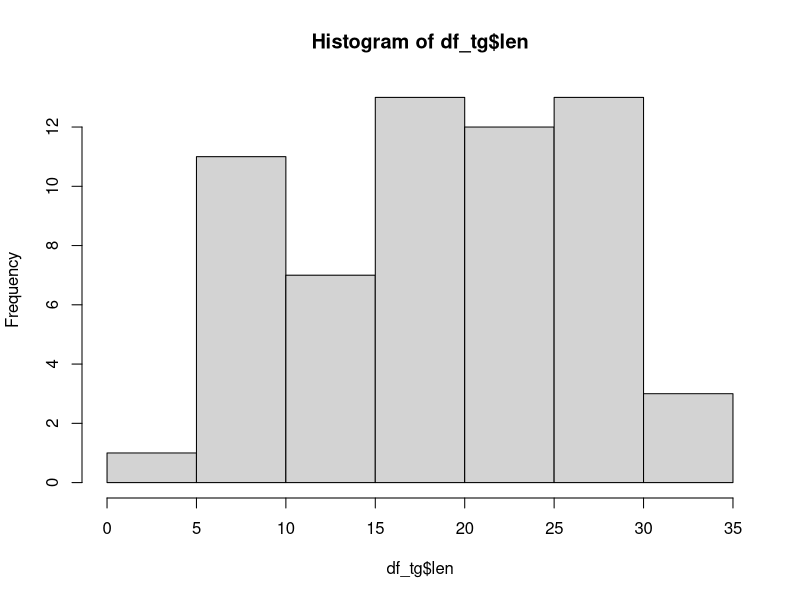
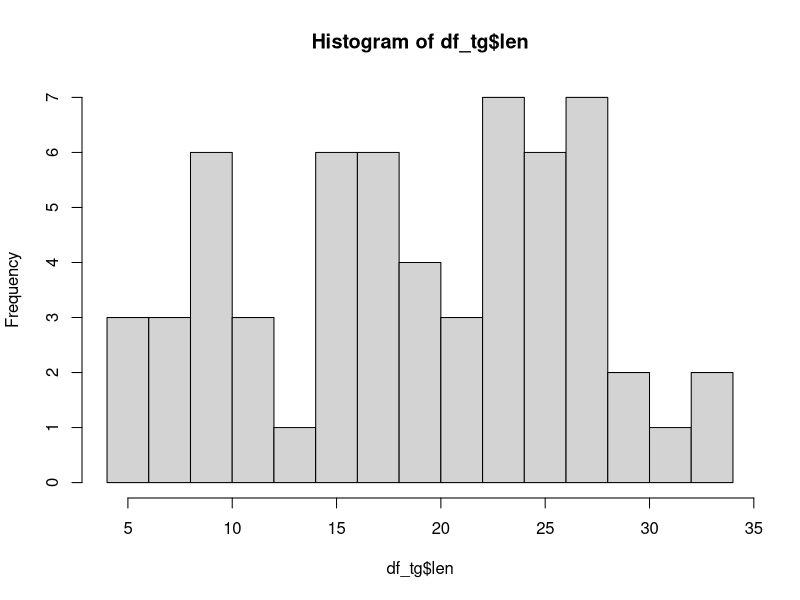
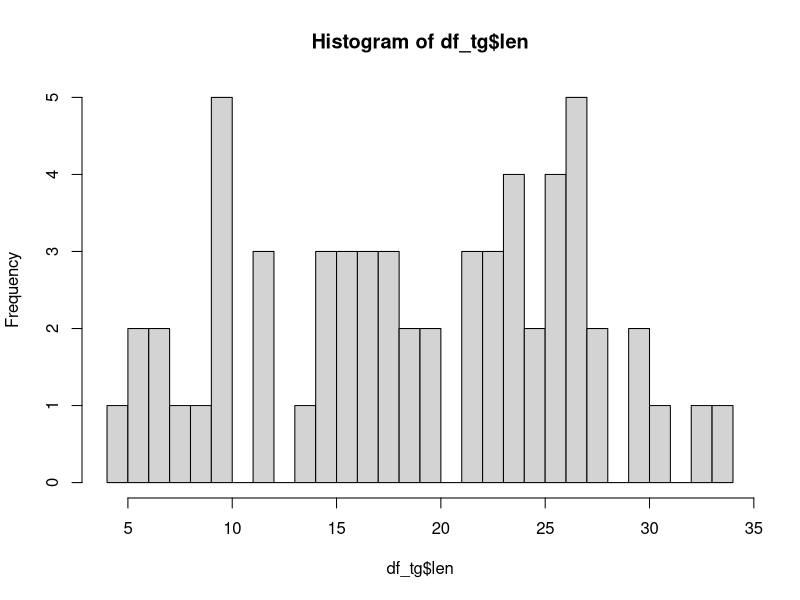
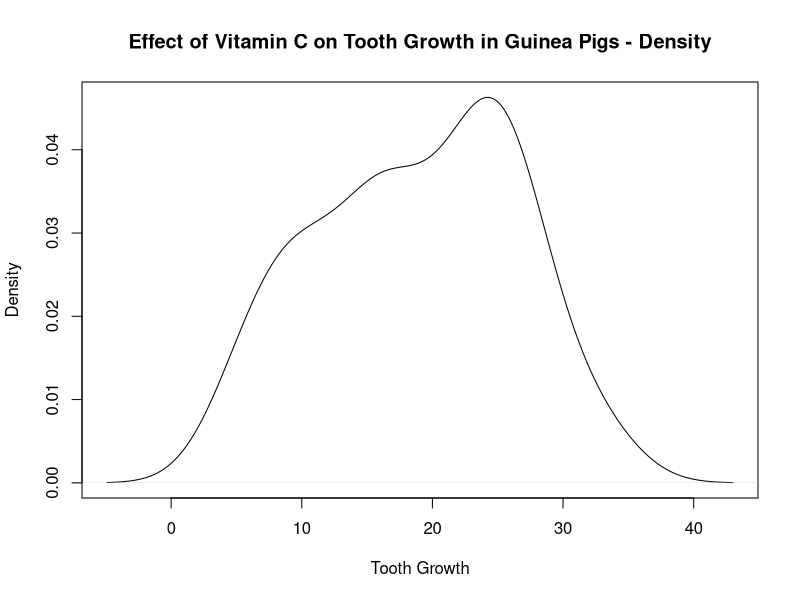
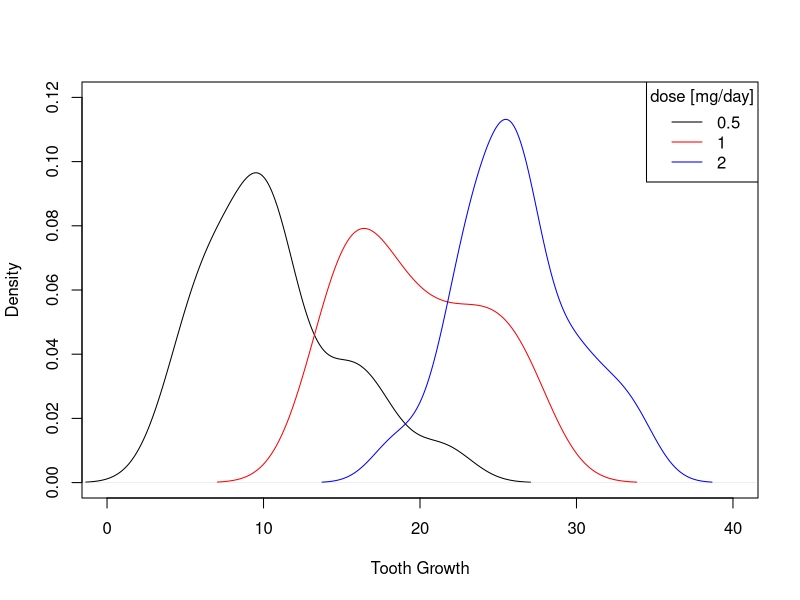
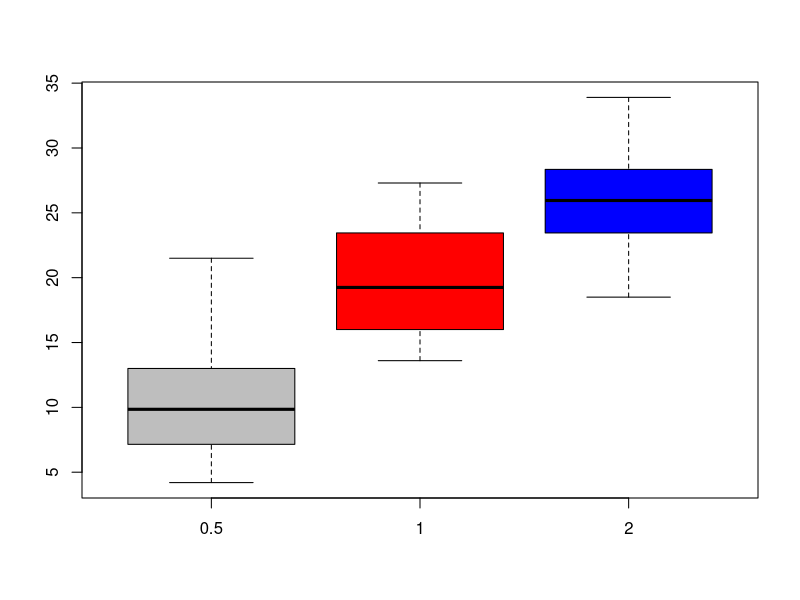
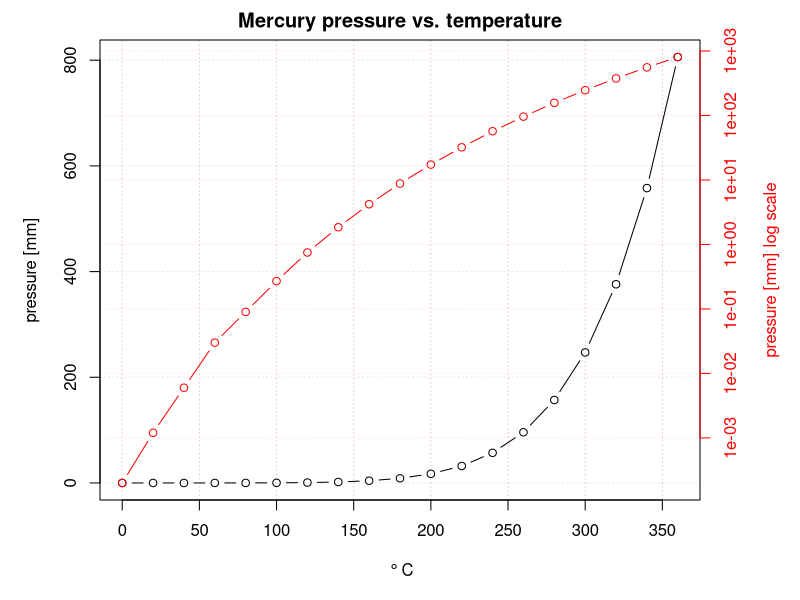

The R source for these figures, in order: (Note: this script raises an error after producing the figures.)
## >> In R-studio, do Edit -> Folding -> Collapse all  (or Alt-O)
## works because four or more #, #### at end of comment headers 

#### Script for R user meeting, June 14th, 2017 ####
## "Basic data exploration, a graph with two y-axes, loops and functions"
## 
## Luc Steinbuch, Wageningen UR

## For this script I borrowed from:
## R Cookbook, Paul Teetor
## browseURL("http://shop.oreilly.com/product/9780596809164.do")
## and
## Foundations and Applications of Statistics, Randall Pruim
## browseURL("http://www.ams.org/publications/authors/books/postpub/amstext-13")
## and many other sources

#### Load a build-in dataset with continuous data ####

data(ToothGrowth)
?ToothGrowth

## Note: If you want to know more about build-in datasets: "data()"

## By the way: to import data from simple text files, 
## see https://www.r-bloggers.com/importing-data-to-r/
## Note that there are also packages to load for example spatial
## data, or data directly from databases, from excel etc etc.

## Personal preference: I often indicate what type 
## of variable I am dealing with
df_tg <- ToothGrowth
## df: dataframe; tg: toothgrowth

## remove obsolete variable
remove(ToothGrowth)

#### Summary, explore object  ####

class(df_tg) 
head(df_tg)
View(df_tg)
summary(df_tg)
nrow(df_tg)  # number of rows, often: number of observations


#### Subsetting a dataframe ####
## Means: selecting a part of..
## select column "len" (length) from dataframe
df_tg$len
## or equivently
df_tg[,1]  # "all rows, first column" 

## Select one element of a column 
df_tg$len[3]

## or equivently
df_tg[3, 1]  # "third row, first column"
df_tg[3, "len"]

## select a range
df_tg[5:15, 1] 

## note the vector generated by 
5:15

## select everything _except_ a range
df_tg[-(6:60), 1] 

## Often done: use a boolean vector (TRUE/FALSE variables)

vb_dose_is_05 <- df_tg$dose==0.5
## vb_: vector of booleans 

vb_dose_is_05

df_tg[vb_dose_is_05, ] #  select all rows with dose = 0.5, all columns

remove(vb_dose_is_05)

#### Explore data with an histogram ####
hist(df_tg$len)
## the bin width influences the appearance
hist(df_tg$len, breaks=20)
hist(df_tg$len, breaks=30)

## personally, I prefere the smoothened version
plot(
  x    = density(df_tg$len),
  main = "Effect of Vitamin C on Tooth Growth in Guinea Pigs - Density",
  xlab = "Tooth Growth"
)

## Note: the build-in function "density" retuns a "density" object;
## the "plot" function knows how to deal with such an object
class(density(df_tg$len))
density(df_tg$len)

## Note also:
## My personal preference is to write commands and function 
## arguments over several lines for clarity, rather than 
## everything in one line


## A bit more complicated: let's, for comparison, 
## plot the densities for the different doses
## separatly


## remember how to subset the "len" column
df_tg[df_tg$dose==0.5, "len"]


## first, plot density of "len" for one dose
plot(
  x    = density( df_tg[df_tg$dose==0.5, "len"] ),
  xlim = c(0,40), # now I have to set the axis manually
  ylim = c(0,0.12),  
  main = "",
  xlab = "Tooth Growth"
)

## then, plot the "len" for other dose, in another color 
## than the default black

lines(
  x   = density( df_tg[df_tg$dose==1, "len"] ),
  col = "red"
)

lines(
  x   = density( df_tg[df_tg$dose==2, "len"] ),
  col = "blue"
)

## always nice to add a legend :-)
legend(
  x      = "topright",
  legend = c(0.5, 1, 2),
  col    = c("black", "red", "blue"),
  lty    = "solid", # line type
  title  = "dose [mg/day]"
)



#### Boxplot ####
boxplot(
  df_tg[df_tg$dose==0.5, "len"],
  df_tg[df_tg$dose==1, "len"],
  df_tg[df_tg$dose==2, "len"],
  col   = c("grey", "red", "blue"),
  names = c(0.5, 1, 2)
)

remove(df_tg) # to keep a clean workspace
#### Bit more advanced: plot with two y-axis ####
## also: log scale in plot; grid lines; 
## complicated characters in plot text; 
## transparant colors

## load new dataset
?pressure
data(pressure)
df_pressure <- pressure; remove(pressure)
head(df_pressure)

par(mar = c(5,5,2,5))
## because the righ y-axis needs extra space, 
## we have to increase the standard right plot margin
## order: bottom, left, top, right

plot(
      x    = df_pressure$temperature,
      y    = df_pressure$pressure,
      type = "b", # plot type: line and dots combined     
      main = "Mercury pressure vs. temperature",
      xlab = expression(~degree~C),
      ylab = "pressure [mm]"
)

## Note "expression", this is a way to get non-latin symbols
## into your plot. See for example 
## http://statisticsr.blogspot.nl/2008/01/special-symbols-on-r-plot.html

grid( col = rgb(0,0,0, alpha=0.1 ) )
## In this case, I define the color black (red, green and blue
## all 0) with a high transparacy ('alpha channel')

par(new=T)
## Allow the nex plot to be plotted over the current plot
## with new settings

plot(
      x = df_pressure$temperature,
      y = df_pressure$pressure,
      type = "b",
      col  = "red",
      axes = FALSE, 
      # because we will add the right y-axis manually
      xlab = "",
      ylab = "",
      log  = "y" # plot y logaritmically
)

axis(side = 4, 
     col  = 'red',
     col.axis = "red"
     )

mtext(text = 'pressure [mm] log scale',
      side = 4, 
      line = 3, 
      col  = "red"
      )

grid( col = rgb(1,0,0, alpha=0.1) )

remove(df_pressure)

#### Loops and vectorized functions ####

## I borrowed from 
## https://www.datacamp.com/community/tutorials/tutorial-on-loops-in-r

## Let's start easy
vn_iteration_number <- seq(from=1, to=31, by=3)
## vn_: vector of numbers 

vn_iteration_number

for(n_iteration in vn_iteration_number) 
{
  n_squared <- n_iteration^2
  cat("\n", n_iteration, " ", n_squared)
}

## "cat" is a sophisticed version of "print"
## the string "\n" means: new line


## adding the results of a loop to a vector

vn_squared <- vector(mode="numeric", length=0)
## first define an empty vector

for(n_iteration in vn_iteration_number) 
{
  n_squared <- n_iteration^2
  cat("\n", n_iteration, " ", n_squared)
  vn_squared <- c(vn_squared, n_squared)
}

print(vn_squared)

#other way to do the same

vn_squared <- vn_iteration_number^2

vn_squared <- sapply( X   = vn_iteration_number, 
                      FUN = function(x) {x^2}
                     )
              
## In R, the 'apply' family of functions is an extremely 
## powerfull tool. See for example
## https://nsaunders.wordpress.com/2010/08/20/a-brief-introduction-to-apply-in-r/
remove(vn_squared,vn_iteration_number, n_squared, n_iteration)

## An example on demand: get the nummbers out of a 
## description textstring

## First, create a empty dataframe

df_farms <- as.data.frame(
    matrix(NA, ncol=3, nrow=16)
  )

## Assign column names
names(df_farms) <- c("farm_name", "farm_type", "farm_type_descr" )

## Fill the first column with strings
df_farms$farm_name <- c("1a", "1b", "1c", "1d", 
                        "2a", "2b", "2c", "2d",
                        "3a", "3b", "3c", "3d",
                        "4a", "4b", "4c", "4d")

df_farms

## for test: i=1

for(i in 1:16)
{
    ## To see what's going on
  cat("\n i:",i, " farm name: ", df_farms$farm_name[i])
  
  df_farms$farm_type[i] <-
    as.numeric(
        gsub("[^0-9]", "", df_farms$farm_name[i]) 
          )
  
}

## "gsub" is a find-and-replace function that uses 
## a 'regular expression': see
## https://en.wikipedia.org/wiki/Regular_expression
## In this case, it replaces everything that is not
## a number with a string of zero length
##
## Because the result of "gsub" is still a text string,
## it has to be converted to a number by "as.numeric"

df_farms


## Another way of doing the same:
## Let's write a function!

return_num <- function(x)
{
    n_farm_type  <-
        as.numeric(
            gsub("[^0-9]", "", x) 
              )

    return(n_farm_type)
}

## This self-written function with name 
## "return_num" takes an argument, 'x'
## and returs the result, 'n_farm_type'

## Test
return_num(x = "Co45v78fe5fe")

## Does this function also accepts vectors?
return_num(x = df_farms$farm_name)

## So, another way for above loop is
df_farms$farm_type <- return_num(df_farms$farm_name)

## Also possible
df_farms$farm_type <- sapply(X   = df_farms$farm_name, 
                             FUN = return_num
                    )


## if-then control structure: 
## let's write another function
## to do:  if this, than that..

return_descr <- function(x)
{
    if(x == 1) {
      str_descr <- "Farm type one"
      # another command
      # and yet another command
      }
    else if(x == 2)
      str_descr <- "Farm type two"
    else if(x == 3)
      str_descr <- "Farm type three"
    else if(x == 4)
      str_descr <- "Farm type four"
    else 
      str_descr <- "Undefined"
    
  return(str_descr)
}

## test
return_descr(0)
return_descr(3)

## Does it work with a vector as argument?
return_descr(df_farms$farm_type)
##Does not work; this function cannot handle vector inputs

## Solution 1: a "for" loop

for(i in 1:16)
{
  cat("\n i:",i, " farm type (num): ", df_farms$farm_type[i])
  df_farms$farm_type_descr[i] <- return_descr(df_farms$farm_type[i]) 
}

df_farms

## Solution 2: with "sapply"

df_farms$farm_type_descr <- sapply(X = df_farms$farm_type, 
                              FUN = return_descr
                            )

## Solution 3: use vector-enabled "ifelse" instead of "if" and "else"

df_farms$farm_type_descr <- 
    ifelse(test = df_farms$farm_type==1,
           yes  = "Farm type one",
           no   = "")

df_farms    

df_farms$farm_type_descr <- 
    ifelse(test = df_farms$farm_type==2,
           yes  = "Farm type two",
           no   = df_farms$farm_type_descr
           )

df_farms    

## etc etc.

remove(df_farms, i, return_descr, return_num)

#### Histogram for discrete data ####

## Again another dataset
?discoveries
data(discoveries)

class(discoveries)
## ts: timeseries object
## we make it a vector of numbers
vn_discoveries <- as.vector(discoveries)
vn_discoveries
remove(discoveries)
summary(vn_discoveries)

table(vn_discoveries)

hist(vn_discoveries)  
## Not what we want

plot(
  x    = table(vn_discoveries),
  type = "h", # horizontal bar
  xlab = "number of discoveries",
  ylab = "number of years"
)









